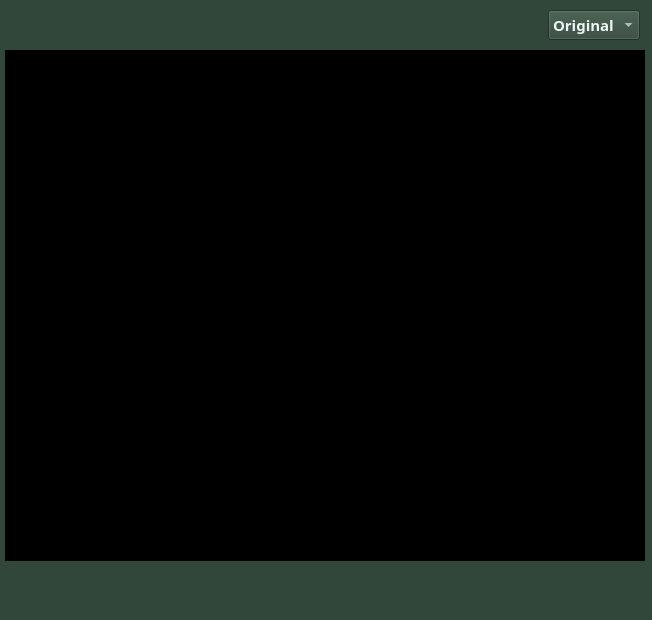
<?xml version="1.0" encoding="UTF-8"?>
<ui version="4.0">
 <class>Form</class>
 <widget class="QWidget" name="Form">
  <property name="geometry">
   <rect>
    <x>0</x>
    <y>0</y>
    <width>652</width>
    <height>620</height>
   </rect>
  </property>
  <property name="font">
   <font>
    <family>Universalis ADF Std cond</family>
    <pointsize>11</pointsize>
    <bold>true</bold>
   </font>
  </property>
  <property name="windowTitle">
   <string>Scanner</string>
  </property>
  <property name="windowIcon">
   <iconset>
    <normaloff>../icons/main_window_icon.png</normaloff>../icons/main_window_icon.png</iconset>
  </property>
  <property name="styleSheet">
   <string notr="true">QWidget{
background-color:  #31473a;
}</string>
  </property>
  <widget class="QWidget" name="verticalLayoutWidget">
   <property name="geometry">
    <rect>
     <x>0</x>
     <y>0</y>
     <width>650</width>
     <height>611</height>
    </rect>
   </property>
   <layout class="QVBoxLayout" name="verticalLayout">
    <property name="spacing">
     <number>5</number>
    </property>
    <property name="leftMargin">
     <number>5</number>
    </property>
    <property name="topMargin">
     <number>5</number>
    </property>
    <property name="rightMargin">
     <number>5</number>
    </property>
    <property name="bottomMargin">
     <number>5</number>
    </property>
    <item>
     <layout class="QHBoxLayout" name="horizontalLayout">
      <property name="spacing">
       <number>5</number>
      </property>
      <property name="sizeConstraint">
       <enum>QLayout::SetFixedSize</enum>
      </property>
      <property name="leftMargin">
       <number>5</number>
      </property>
      <property name="topMargin">
       <number>5</number>
      </property>
      <property name="rightMargin">
       <number>5</number>
      </property>
      <property name="bottomMargin">
       <number>5</number>
      </property>
      <item>
       <widget class="QPushButton" name="open_file">
        <property name="styleSheet">
         <string notr="true">QPushButton{
background-color: #edf4f2;
}</string>
        </property>
        <property name="text">
         <string/>
        </property>
        <property name="icon">
         <iconset>
          <normaloff>../icons/openfile.png</normaloff>../icons/openfile.png</iconset>
        </property>
        <property name="iconSize">
         <size>
          <width>25</width>
          <height>25</height>
         </size>
        </property>
        <property name="flat">
         <bool>true</bool>
        </property>
       </widget>
      </item>
      <item>
       <spacer name="horizontalSpacer">
        <property name="orientation">
         <enum>Qt::Horizontal</enum>
        </property>
        <property name="sizeHint" stdset="0">
         <size>
          <width>40</width>
          <height>20</height>
         </size>
        </property>
       </spacer>
      </item>
      <item>
       <widget class="QComboBox" name="scan_type">
        <property name="styleSheet">
         <string notr="true">QComboBox{
	color: #edf4f2;
}</string>
        </property>
        <item>
         <property name="text">
          <string>Original</string>
         </property>
        </item>
        <item>
         <property name="text">
          <string>B&amp;-W</string>
         </property>
        </item>
        <item>
         <property name="text">
          <string>Enhaced</string>
         </property>
        </item>
       </widget>
      </item>
     </layout>
    </item>
    <item>
     <widget class="QLabel" name="display_image">
      <property name="minimumSize">
       <size>
        <width>640</width>
        <height>480</height>
       </size>
      </property>
      <property name="styleSheet">
       <string notr="true">QLabel{
background-color: rgb(0, 0, 0);
}</string>
      </property>
      <property name="frameShape">
       <enum>QFrame::Panel</enum>
      </property>
      <property name="frameShadow">
       <enum>QFrame::Raised</enum>
      </property>
      <property name="lineWidth">
       <number>5</number>
      </property>
      <property name="text">
       <string/>
      </property>
      <property name="scaledContents">
       <bool>true</bool>
      </property>
      <property name="alignment">
       <set>Qt::AlignCenter</set>
      </property>
     </widget>
    </item>
    <item>
     <layout class="QHBoxLayout" name="horizontalLayout_2">
      <property name="spacing">
       <number>5</number>
      </property>
      <property name="sizeConstraint">
       <enum>QLayout::SetFixedSize</enum>
      </property>
      <property name="leftMargin">
       <number>5</number>
      </property>
      <property name="topMargin">
       <number>5</number>
      </property>
      <property name="rightMargin">
       <number>5</number>
      </property>
      <property name="bottomMargin">
       <number>5</number>
      </property>
      <item>
       <spacer name="horizontalSpacer_2">
        <property name="orientation">
         <enum>Qt::Horizontal</enum>
        </property>
        <property name="sizeHint" stdset="0">
         <size>
          <width>40</width>
          <height>20</height>
         </size>
        </property>
       </spacer>
      </item>
      <item>
       <widget class="QPushButton" name="capture">
        <property name="enabled">
         <bool>false</bool>
        </property>
        <property name="styleSheet">
         <string notr="true">QPushButton{
	background-color: #edf4f2;
}</string>
        </property>
        <property name="text">
         <string/>
        </property>
        <property name="icon">
         <iconset>
          <normaloff>../icons/scan.png</normaloff>../icons/scan.png</iconset>
        </property>
        <property name="iconSize">
         <size>
          <width>50</width>
          <height>50</height>
         </size>
        </property>
        <property name="flat">
         <bool>true</bool>
        </property>
       </widget>
      </item>
      <item>
       <spacer name="horizontalSpacer_3">
        <property name="orientation">
         <enum>Qt::Horizontal</enum>
        </property>
        <property name="sizeHint" stdset="0">
         <size>
          <width>40</width>
          <height>20</height>
         </size>
        </property>
       </spacer>
      </item>
     </layout>
    </item>
   </layout>
  </widget>
 </widget>
 <resources/>
 <connections/>
</ui>
